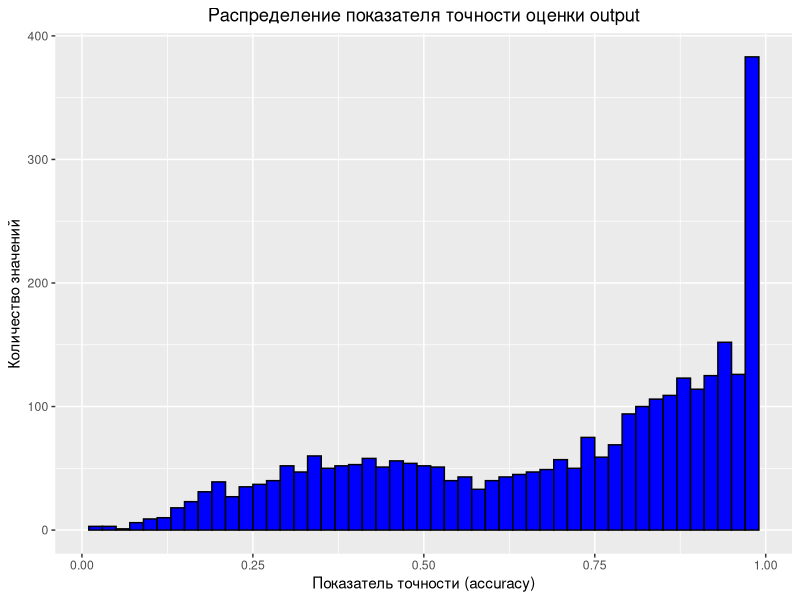
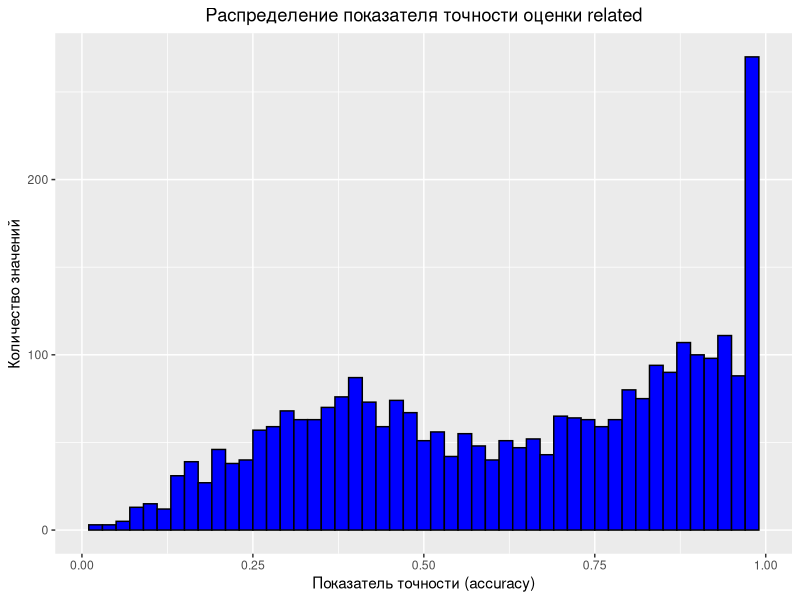
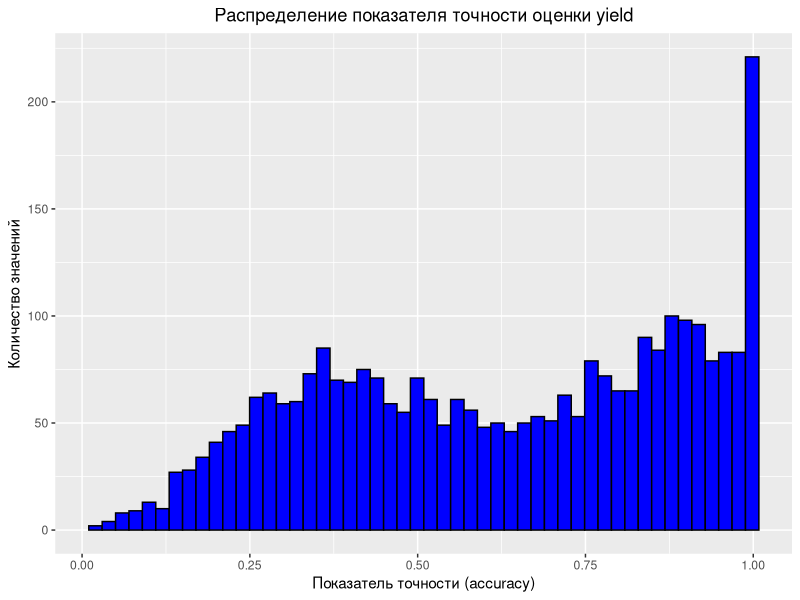
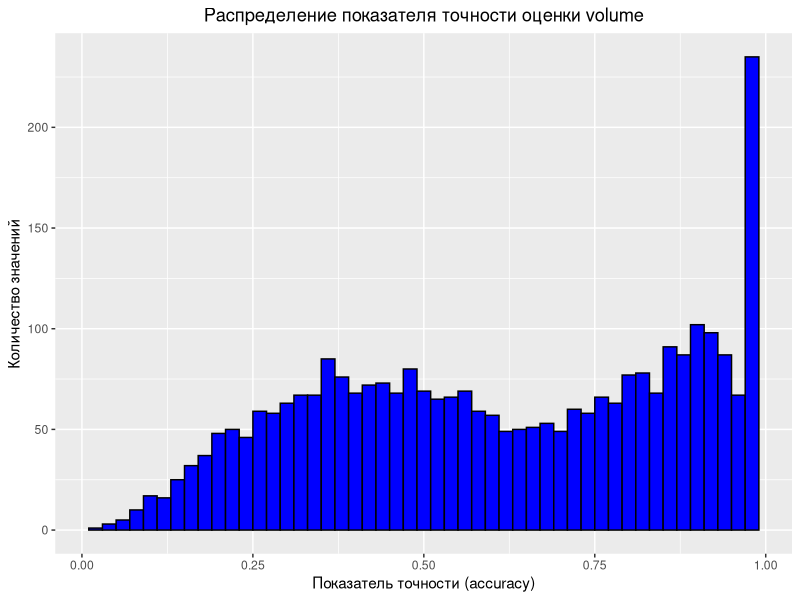
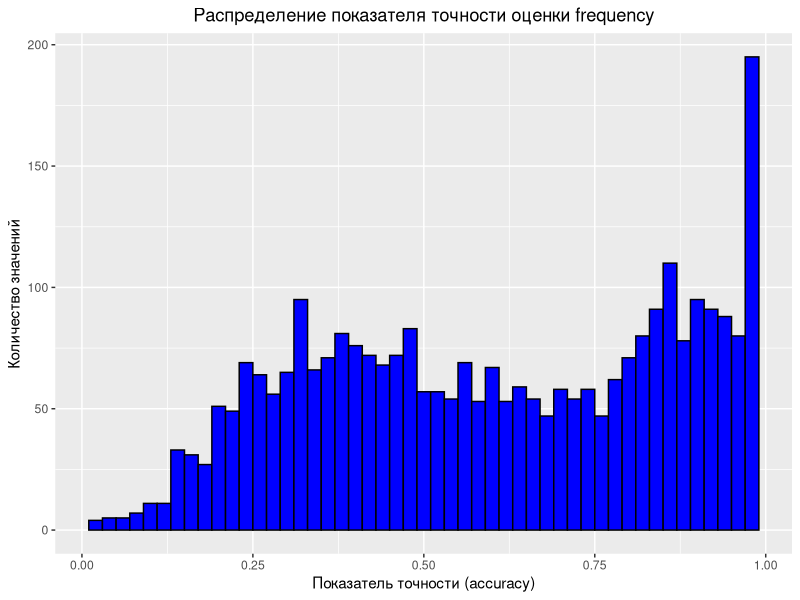
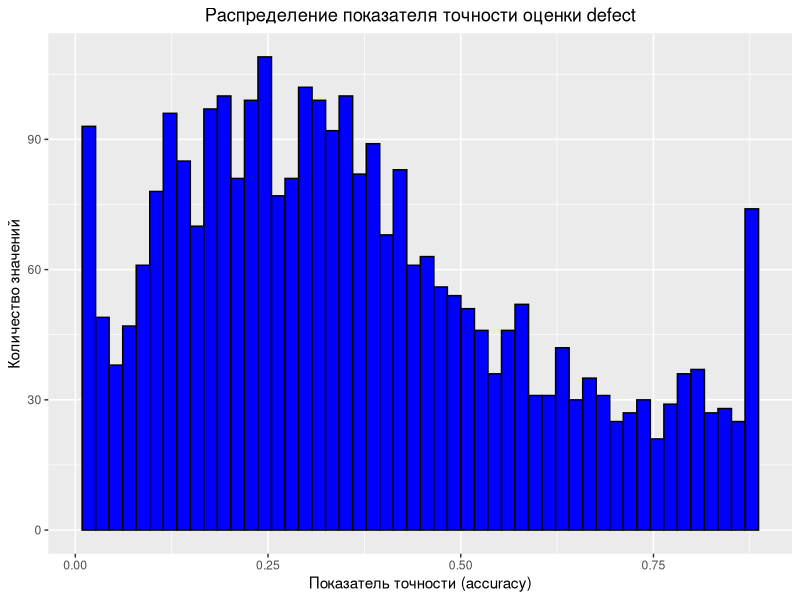
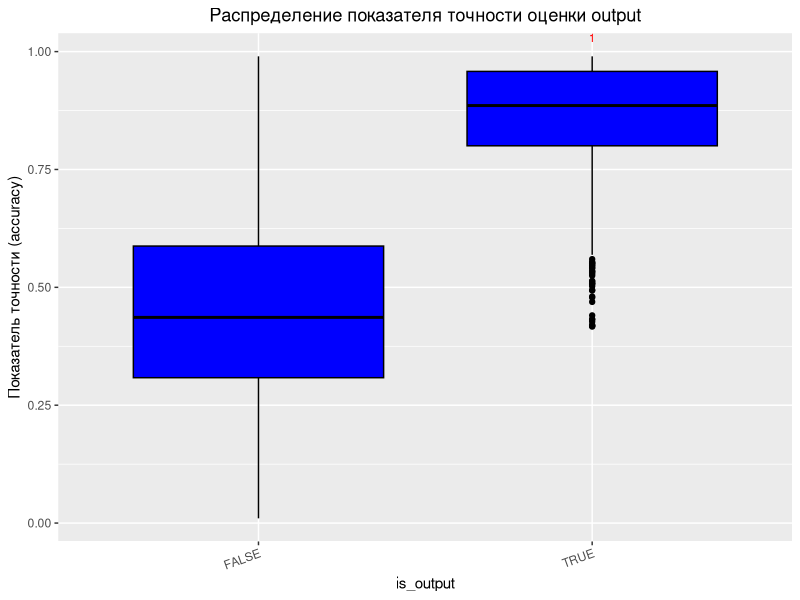
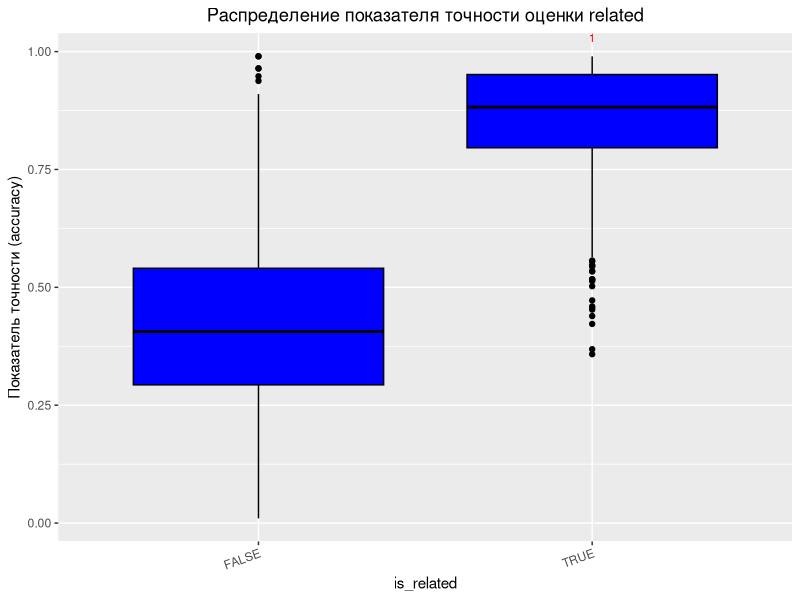

These charts were generated, in order, by the following R code:
## ---- chunk 1
knitr::opts_chunk$set(
  echo = FALSE,
  message = FALSE,
  warning = FALSE,
  fig.align = "center",
  fig.width = 9,
  fig.height = 5
)
## ---- chunk 2
library(dplyr)
library(tidyr)
library(ggplot2)
## ---- chunk 3
z_score <- function(x) {
  (x - mean(x, na.rm = TRUE)) / sd(x, na.rm = TRUE)
}

measured_output <- read.csv("data/metric_output.csv") %>%
  filter(z_score(target) < 0.1) %>%
  pull(item_id)
measured_related <- read.csv("data/metric_related.csv") %>%
  filter(z_score(target) < 3.1) %>%
  pull(item_id)
measured_yield <- read.csv("data/metric_yield.csv") %>%
  pull(item_id)
measured_volume <- read.csv("data/metric_volume.csv") %>%
  pull(item_id)
measured_frequency <- read.csv("data/metric_frequency.csv") %>%
  filter(z_score(target) < 1.7) %>%
  pull(item_id)
measured_defect <- read.csv("data/metric_defect.csv") %>%
  filter(z_score(target) < 5) %>%
  pull(item_id)

registry <- read.csv("data/registry.csv") %>%
  select(rec_id, item_id)
registry_dict <- setNames(registry$item_id, registry$rec_id)
measured_list <- c(measured_output, measured_related, measured_yield, measured_volume, measured_frequency, measured_defect)
## ---- chunk 4
dataset <- read.csv("data/scores_accuracy.csv") %>%
  select(rec_id, item_id, type, series, year, parent_a, parent_b, certified,
         output = rel_output, related = rel_related, yield = rel_yield,
         volume = rel_volume, frequency = rel_frequency,
         defect = rel_defect) %>%
  mutate(parent_a_id = registry_dict[as.character(parent_a)]) %>%
  mutate(parent_b_id = registry_dict[as.character(parent_b)]) %>%
  mutate(year_fac = case_when(year <= 2015 ~ as.factor('<= 2015'), TRUE ~ as.factor(year))) %>%
  mutate(is_output = case_when(item_id %in% measured_output ~ TRUE, TRUE ~ FALSE)) %>%
  mutate(is_related = case_when(item_id %in% measured_related ~ TRUE, TRUE ~ FALSE)) %>%
  mutate(is_yield = case_when(item_id %in% measured_yield ~ TRUE, TRUE ~ FALSE)) %>%
  mutate(is_volume = case_when(item_id %in% measured_volume ~ TRUE, TRUE ~ FALSE)) %>%
  mutate(is_frequency = case_when(item_id %in% measured_frequency ~ TRUE, TRUE ~ FALSE)) %>%
  mutate(is_defect = case_when(item_id %in% measured_defect ~ TRUE, TRUE ~ FALSE))
metrics <- c('output', 'related', 'yield', 'volume', 'frequency', 'defect')
## ---- chunk 5
histogram_distribution <- function(data, pipe) {
  plot <- ggplot(data, mapping=aes(x=.data[[pipe]])) +
    geom_histogram(stat='bin', bins=50, color='black', fill='blue') +
    labs(title = paste('Распределение показателя точности оценки', pipe),
         x = 'Показатель точности (accuracy)',
         y = 'Количество значений') +
    theme(plot.title = element_text(hjust = 0.5))
  return(plot)
}

boxplot_distribution <- function(data, group, pipe) {
  
  count_data <- data %>%
    filter(data[[paste0('is_', pipe)]] == T) %>%
    filter(!is.na(.data[[pipe]])) %>%
    group_by(.data[[group]]) %>%
    summarise(count_d = n()) %>%
    rename(`counting` = !!sym(group))
  
  count_scores <- data %>%
    filter(!is.na(.data[[pipe]])) %>%
    group_by(.data[[group]]) %>%
    summarise(count_e = n()) %>%
    rename(`counting` = !!sym(group))
  
  count_total <- left_join(count_data, count_scores, by='counting') %>%
    mutate(final_label = round(count_d / count_e, digits=2))
  
  plot <- ggplot(data, mapping=aes(x=.data[[group]], y=.data[[pipe]])) +
    geom_boxplot(color='black', fill='blue') +
    labs(title = paste('Распределение показателя точности оценки', pipe),
         y = 'Показатель точности (accuracy)') +
    theme(plot.title = element_text(hjust = 0.5), 
          axis.text.x = element_text(angle = 20, hjust = 1, vjust = 1)) +
    geom_text(data = count_total, 
              aes(x = `counting`, y=Inf, label = final_label),
              position=position_nudge(y=0.5), 
              vjust = 1,
              size= 3,
              color='red')
  return(plot)
}

dataset_measured <- function(data, pipe, bool) {
  result <- data %>% filter(data[paste0('is_', pipe)] == bool)
  return(result[[pipe]])
}

dataset_category <- function(data, pipe, category, value) {
  result <- data %>% filter(data[[category]] == value)
  return(result[[pipe]])
}
## ---- chunk 6
linear_model_construction <- function(dataset, var_1, var_2, cen) {
  data <- dataset %>%
    select(item_id, var_1, var_2) %>%
    drop_na()
  data[[var_2]] <- factor(data[[var_2]], levels = c(cen, setdiff(unique(data[[var_2]]), cen)))
  model <- lm(data[[var_1]] ~ data[[var_2]])
  return(model$coef)
}

linear_model_cat <- function(dataset, var_1, var_2, cen) {
  coef <- linear_model_construction(dataset, var_1, var_2, cen)
  df <- as.data.frame(coef) %>%
    rename_with(~c('coefficients')) %>%
    mutate(features = rownames(.)) %>%
    `rownames<-`(NULL) %>%
    mutate(n = case_when(features == '(Intercept)' ~ 1, TRUE ~ 0)) %>%
    arrange(desc(n), desc(abs(coefficients))) %>%
    dplyr::select(features, coefficients) %>%
    mutate(intercept = coef["(Intercept)"]) %>%
    mutate(features = case_when(features != '(Intercept)' ~ substr(features, 14, nchar(features)), TRUE ~ paste('Intercept', ' - ', cen))) %>%
    mutate(features = as.factor(features)) %>%
    mutate(total_coefs = ifelse(coefficients == intercept, intercept, coefficients + intercept))
  df$features <- factor(df$features, levels = df$features)
  plot <- ggplot(df, aes(x = features)) +
    geom_bar(aes(y = total_coefs), stat = "identity", fill = "orange", alpha=0.5) +
    geom_bar(aes(y = coefficients), stat = "identity", fill = "blue", alpha=0.5) +
    geom_text(aes(label = round(coefficients, 2), y=Inf),
            vjust = 1.5,
            colour = "red",
            size = 3) +
    geom_text(aes(label = round(total_coefs, 2), y=Inf),
            vjust = 3,
            colour = "darkred",
            size = 3) +
    labs(title=paste(var_1, '-', var_2, '-', cen), 
         x = paste('Категории', var_2), 
         y = 'Значения accuracy') +
    theme(plot.title = element_text(hjust = 0.5), 
          axis.text.x = element_text(angle = 20, hjust = 1, vjust = 1))
  return(plot)
}

## ---- chunk 7
sapply(metrics, function(x){print(histogram_distribution(dataset, x))})
## ---- chunk 8
sapply(metrics, function(x){print(boxplot_distribution(dataset, paste0('is_', x), x))})
## ---- chunk 9
knitr::kable(data.frame(
  pvalue = sapply(metrics, function(x) {wilcox.test(dataset_measured(dataset, x, TRUE), dataset_measured(dataset, x, FALSE), alternative='greater')$p.value}),
  statistic = sapply(metrics, function(x) {wilcox.test(dataset_measured(dataset, x, TRUE), dataset_measured(dataset, x, FALSE), alternative='greater')$statistic})
  ))
## ---- chunk 10
sapply(metrics, function(x) {print(boxplot_distribution(dataset, 'type', x))})
## ---- chunk 11
sapply(metrics, function(x) {print(boxplot_distribution(dataset, 'certified', x))})
## ---- chunk 12
sapply(metrics, function(x) {print(boxplot_distribution(dataset, 'series', x))})
## ---- chunk 13
sapply(metrics, function(x) {print(linear_model_cat(dataset, x, 'series', 'Серия_1'))})
## ---- chunk 14
sapply(metrics, function(x) {print(boxplot_distribution(dataset, 'year_fac', x))})
## ---- chunk 15
sapply(metrics, function(x) {print(linear_model_cat(dataset, x, 'year_fac', '2023'))})
## ---- chunk 16
dataset_unmeasured <- function(data, pipe) {
  result <- data %>% filter(data[paste0('is_', pipe)] == FALSE)
  return(result)
}

dataset_unmeasured_linked <- function(data, pipe, measured) {
  result <- data %>%
    filter(data[paste0('is_', pipe)] == FALSE) %>%
    mutate(has_linked = case_when(parent_a_id %in% measured | parent_b_id %in% measured ~ 'Да', TRUE ~ 'Нет'))
  return(result)
}

dataset_unmeasured_cat <- function(data, pipe, category, value) {
  result <- data %>% 
    filter(data[paste0('is_', pipe)] == FALSE & data[category] == value)
  return(result[[pipe]])
}
## ---- chunk 17
sapply(metrics, function(x){data = dataset_unmeasured(dataset, x); print(histogram_distribution(data, x))})
## ---- chunk 18
boxplot_distribution(dataset_unmeasured_linked(dataset, 'output', measured_output), 'has_linked', 'output')
boxplot_distribution(dataset_unmeasured_linked(dataset, 'related', measured_related), 'has_linked', 'related')
boxplot_distribution(dataset_unmeasured_linked(dataset, 'yield', measured_yield), 'has_linked', 'yield')
boxplot_distribution(dataset_unmeasured_linked(dataset, 'volume', measured_volume), 'has_linked', 'volume')
boxplot_distribution(dataset_unmeasured_linked(dataset, 'frequency', measured_frequency), 'has_linked', 'frequency')
boxplot_distribution(dataset_unmeasured_linked(dataset, 'defect', measured_defect), 'has_linked', 'defect')
## ---- chunk 19
sapply(metrics, function(x) {data = dataset_unmeasured(dataset, x); print(boxplot_distribution(data, 'certified', x))})
## ---- chunk 20
sapply(metrics, function(x) {data = dataset_unmeasured(dataset, x); print(boxplot_distribution(data, 'series', x))})
## ---- chunk 21
sapply(metrics, function(x) {print(linear_model_cat(dataset_unmeasured(dataset, x), x, 'series', 'Серия_1'))})
## ---- chunk 22
sapply(metrics, function(x) {data = dataset_unmeasured(dataset, x); print(boxplot_distribution(data, 'year_fac', x))})
## ---- chunk 23
sapply(metrics, function(x) {print(linear_model_cat(dataset_unmeasured(dataset, x), x, 'year_fac', '2023'))})
